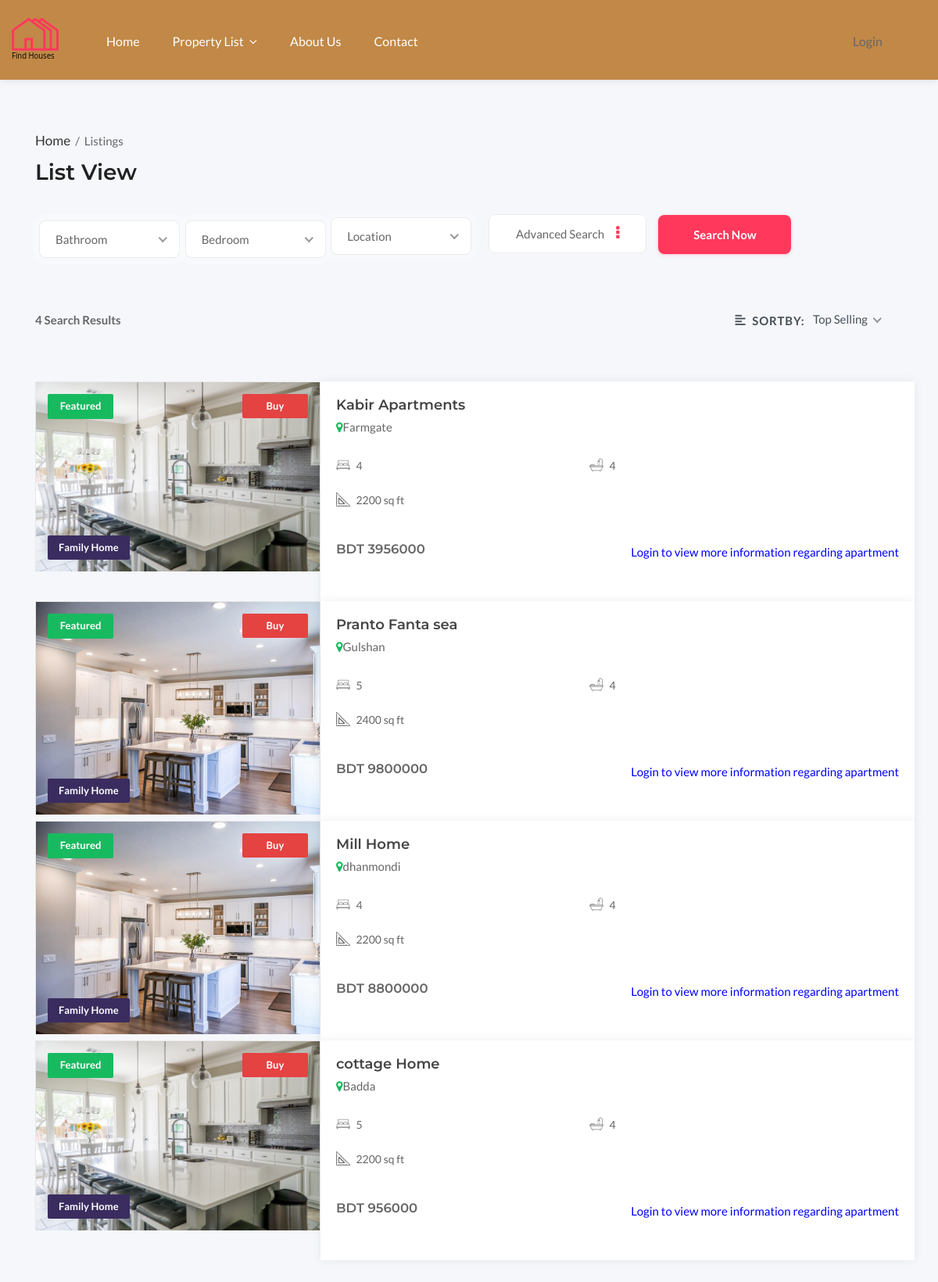
/Customer_Buy_list.php, run on the app's committed database.
### tables this page shows
CREATE TABLE `apartment` (
  `apartment_id` int(11) NOT NULL,
  `building_id` int(11) NOT NULL,
  `building_name` varchar(50) NOT NULL,
  `flat_no` varchar(10) NOT NULL,
  `no_of_bedroom` int(11) NOT NULL,
  `no_of_bathroom` int(11) NOT NULL,
  `image` text NOT NULL,
  `buy_price` double NOT NULL,
  `rent_price` double NOT NULL,
  `area` varchar(50) DEFAULT NULL,
  `status` varchar(25) NOT NULL,
  `type` varchar(50) NOT NULL,
  `apartment_status` varchar(50) NOT NULL,
  `features` text NOT NULL,
  `division` varchar(25) NOT NULL,
  `address` varchar(50) DEFAULT NULL,
  `client_username` varchar(20) NOT NULL,
  `build_num` varchar(25) NOT NULL
);

### includes/functions.php (called while the page is built, shortened)
<?php
function query($sql)
{
    global $pdo;
    try {
        $stmt = $pdo->query($sql);
        return $stmt;
    } catch (Exception $ex) {
        die("Query failed " . $ex->getMessage());
    }
}
function count_records($stmt)
{
    $rowNumber = $stmt->rowCount();
    return $rowNumber;
}
function is_logged_in(){
    return isset($_SESSION['user_id']) ? true : false;
}

### Customer_Buy_list.php (the view, shortened to what this page needs)
<?php
include "includes/connect.php";
include "includes/functions.php";
?>
<!DOCTYPE html>
<html lang="zxx">
<head>
    <link rel="stylesheet" href="font/flaticon.css">
    <link rel="stylesheet" href="css/fontawesome-all.min.css">
    <link rel="stylesheet" href="css/fontawesome-5-all.min.css">
    <link rel="stylesheet" href="css/font-awesome.min.css">
    <link rel="stylesheet" href="css/search.css">
    <link rel="stylesheet" href="css/animate.css">
    <link rel="stylesheet" href="css/magnific-popup.css">
    <link rel="stylesheet" href="css/lightcase.css">
    <link rel="stylesheet" href="css/owl.carousel.min.css">
    <link rel="stylesheet" href="css/bootstrap.min.css">
    <link rel="stylesheet" href="css/menu.css">
    <link rel="stylesheet" href="css/styles.css">
    <link rel="stylesheet" id="color" href="css/default.css">
</head>
<body class="inner-pages agents hp-6 full hd-white">
    <div id="wrapper">
        <header id="header-container">
            <div id="header">
                <div class="container container-header">
                    <?php include "main-nav-buy-rent.php" ?>
                </div>
            </div>
        </header>
        <section class="properties-list full featured portfolio blog">
            <div class="container">
                <section class="headings-2 pt-0 pb-0">
                    <div class="pro-wrapper">
                        <div class="detail-wrapper-body">
                            <div class="listing-title-bar">
                                <div class="text-heading text-left">
                                    <p><a href="index.php">Home </a> &nbsp;/&nbsp; <span>Listings</span></p>
                                </div>
                                <h3>List View</h3>
                            </div>
                        </div>
                    </div>
                </section>
                <form action="Customer_Buy_list_search.php" id="test" method="post">
                    <div class="col-12 px-0 parallax-searchs">
                        <div class="banner-search-wrap">
                            <div class="tab-content">
                                <div class="tab-pane fade show active" id="tabs_1">
                                    <div class="rld-main-search">
                                        <div class="row">
                                            <div class="col-lg-2 col-md-3 py-1 pl-0 pr-0">
                                                <div class="col-lg-2 col-md-3 py-1 pr-30 pl-0 ">
                                                </div>
                                            </div>
                                            <div class="col-lg-2 col-md-3 py-1 pr-30 pl-0 ">
                                                <div class="col-lg-2 col-md-3 py-1 pr-30 pl-0 ">
                                                </div>
                                            </div>
                                            <div class="col-lg-2 col-md-3 py-1 pr-30 pl-0 ">
                                            </div>
                                            <div class="dropdown-filter"><span>Advanced Search</span></div>
                                            <div class="col-xl-2 col-lg-2 col-md-4 pl-0">
                                                <button class="btn btn-yellow" form="test" name="search" type="submit" formmethod="post">Search Now</button>
                                            </div>
                                        </div>
                                    </div>
                                </div>
                            </div>
                        </div>
                    </div>
                </form>
                <?php $stmt = query("SELECT * FROM apartment WHERE (apartment_status='Buy' AND status='Not Booked')");
                $row_count = count_records($stmt);
                ?>
                <section class="headings-2 pt-0">
                    <div class="pro-wrapper">
                        <div class="detail-wrapper-body">
                            <div class="listing-title-bar">
                                <div class="text-heading text-left">
                                    <p class="font-weight-bold mb-0 mt-3"><?php echo $row_count . ' Search Results' ?></p>
                                </div>
                            </div>
                        </div>
                        <div class="cod-pad single detail-wrapper mr-2 mt-0 d-flex justify-content-md-end align-items-center">
                            <div class="input-group border rounded input-group-lg w-auto mr-4">
                                <label class="input-group-text bg-transparent border-0 text-uppercase letter-spacing-093 pr-1 pl-3" for="inputGroupSelect01">
                                    <i class="fas fa-align-left fs-16 pr-2"></i>Sortby:</label>
                            </div>
                        </div>
                    </div>
                </section>
                <?php while ($row = $stmt->fetch(PDO::FETCH_ASSOC)) {
                    $apart_status = 'Buy';
                    $building_name = $row['building_name'];
                    $no_of_bedroom =  $row['no_of_bedroom'];
                    $no_of_bathroom =  $row['no_of_bathroom'];
                    $image =  $row['image'];
                    $Buy_price =  $row['buy_price'];
                    $area =  $row['area'];
                    $address =  $row['address'];
                ?>
                    <div class="row featured portfolio-items">
                        <div class="item col-lg-4 col-md-12 col-xs-12 landscapes sale pr-0 pb-0" data-aos="fade-up">
                            <div class="project-single mb-0 bb-0">
                                <div class="project-inner project-head">
                                    <div class="project-bottom">
                                    </div>
                                    <div class="homes">
                                        <a href="single-property-1.html" class="homes-img">
                                            <div class="homes-tag button alt featured">Featured</div>
                                            <div class="homes-tag button alt sale"><?php echo $apart_status ?></div>
                                            <div class="homes-price">Family Home</div>
                                            <img src="admin_marketing/<?php echo $image; ?>" alt="home-1" class="img-responsive">
                                        </a>
                                    </div>
                                </div>
                            </div>
                        </div>
                        <div class="col-lg-8 col-md-12 homes-content pb-0 mb-44" data-aos="fade-up">
                            <?php if (is_logged_in() == false) : ?>
                            <h3><a href="#"><?php echo $building_name ?></a></h3>
                            <?php endif; ?>
                            <p class="homes-address mb-3">
                                <i class="fa fa-map-marker"></i><span><?php echo $address; ?></span>
                            </p>
                            <ul class="homes-list clearfix pb-3">
                                <li class="the-icons">
                                    <i class="flaticon-bed mr-2" aria-hidden="true"></i>
                                    <span><?php echo $no_of_bedroom; ?></span>
                                </li>
                                <li class="the-icons">
                                    <i class="flaticon-bathtub mr-2" aria-hidden="true"></i>
                                    <span><?php echo $no_of_bathroom; ?></span>
                                </li>
                                <li class="the-icons">
                                    <i class="flaticon-square mr-2" aria-hidden="true"></i>
                                    <span><?php echo $area; ?></span>
                                </li>
                            </ul>
                            <div class="price-properties">
                                <h3 class="title mt-3">
                                    <a><?php echo 'BDT ' . $Buy_price; ?></a>
                                </h3>
                                <?php if (is_logged_in() == false) : ?>
                                <div class="compare">
                                    <h6><p style='color:blue;font: size 10px;'>Login to view more information regarding apartment</p></h6>
                                </div>
                                <?php endif; ?>
                            </div>
                        </div>
                    </div>
                <?php }
                ?>
            </div>
        </section>
    </div>
</body>
</html>

### main-nav-buy-rent.php (shortened to what this page needs)
<div class="left-side">
    <?php if (is_customer() == false) : ?>
        <div id="logo">
            <a href="index.php"><img src="images/logo-red.svg" alt=""></a>
        </div>
    <?php endif; ?>
    <nav id="navigation" class="style-1 head-tr">
        <ul id="responsive">
            <?php if (is_customer() == false) : ?>
                <li><a href="index.php">Home</a></li>
            <?php endif; ?>
            <li><a href="#">Property List</a>
            </li>
            <li><a href="about.php">About Us</a></li>
            <li><a href="#">Contact</a></li>
        </ul>
    </nav>
</div>
<div class="right-side d-none d-none d-lg-none d-xl-flex sign ml-0">
    <?php if (is_logged_in() == false) : ?>
        <div class="header-widget sign-in">
            <a href="login.php">Login</a>
        </div>
    <?php endif; ?>

### css/menu.css (style rules this page uses)
#logo { display: inline-block; margin-top: 1px; }
#logo img { width: 60px; height: auto; transform: translate3d(0, 0, 0); }
img { display: inline-block; max-width: 100%; height: auto; }
#header { position: relative; z-index: 999; padding: 22px 0 80px 0; background-color: #c18847 }
.header-widget { position: relative; top: -1px; height: 54px; }
.left-side { float: left; width: 820px; display: inline-block; }
.right-side { float: right; width: 120px;; margin-left: 30px; display: inline-block; }
#logo, #navigation { float: left; }
#logo { margin-right: 40px; }
.header-widget { text-align: right; }
#navigation.style-2.cloned, #header.cloned { position: fixed; top: 0px; width: 100%; z-index: 999; }
#header.cloned { background-color: #c18847; }
#header.cloned #logo img { transform: translate3d(0, 0, 0); max-width: 120px; margin-top: 1px; }
#header.cloned { padding: 18px 0 20px 0; }
#navigation.style-1.head-tr ul li a { color: #fff; }
#navigation.style-2.cloned.unsticky, #header.cloned.unsticky { opacity: 1; visibility: hidden; pointer-events: none; transform: translate(0, -100%) scale(1); transition: 0.3s; }
#navigation { position: relative; display: block; margin-top: 9px; margin-left: 40px; }
#navigation ul { list-style: none; position: relative; float: left; margin: 0; padding: 0; }
#navigation ul a { display: block; color: #000; text-decoration: none; }
#navigation ul li { position: relative; float: left; margin: 0; padding: 0 }
#navigation ul li a:after, #navigation ul ul li a:after { font-family: "FontAwesome"; }
#navigation ul li a:after { content: '\f107'; padding-left: 7px; }
#navigation ul li a:only-child:after { content: ''; padding: 0; }
#navigation.style-1 ul li { transition: all 0.25s; border-radius: 3px; }
#navigation.style-1 ul a { font-size: 16px; text-transform: capitalize; line-height: 32px; padding: 6px 16px; }
#navigation.style-1 ul li { margin: 0 5px; }
@media (min-width: 992px) and (max-width: 1239px) { .header-widget { height: auto; position: absolute; right: 0; width: 150%; } }
@media (min-width: 992px) and (max-width: 1239px) { .right-side { position: relative; } }

### data on the page
apartment: apart_status "Buy", image (picture), building_name "Kabir Apartments", address "Farmgate", no_of_bedroom "4", no_of_bathroom "4", area "2200 sq ft", buy_price "3956000"
apartment: apart_status "Buy", image (picture), building_name "Pranto Fanta sea", address "Gulshan", no_of_bedroom "5", no_of_bathroom "4", area "2400 sq ft", buy_price "9800000"
apartment: apart_status "Buy", image (picture), building_name "Mill Home", address "dhanmondi", no_of_bedroom "4", no_of_bathroom "4", area "2200 sq ft", buy_price "8800000"
apartment: apart_status "Buy", image (picture), building_name "cottage Home", address "Badda", no_of_bedroom "5", no_of_bathroom "4", area "2200 sq ft", buy_price "956000"

### other printed values
$row_count "4"
